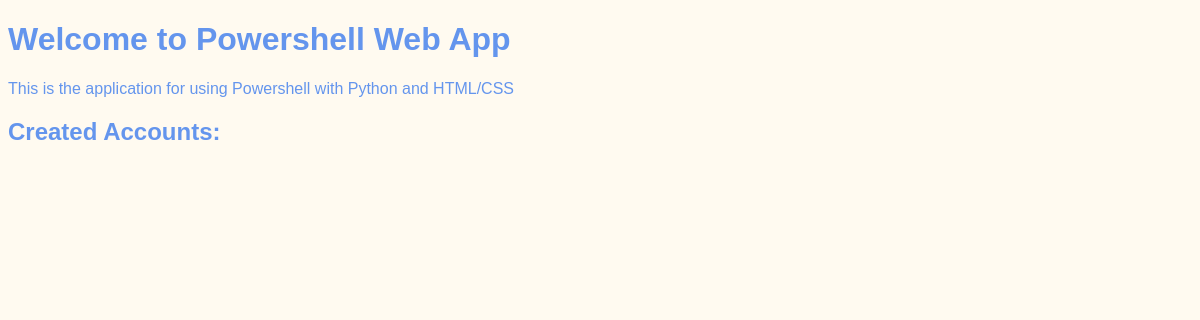
/, run on an earlier commit of the app's database.
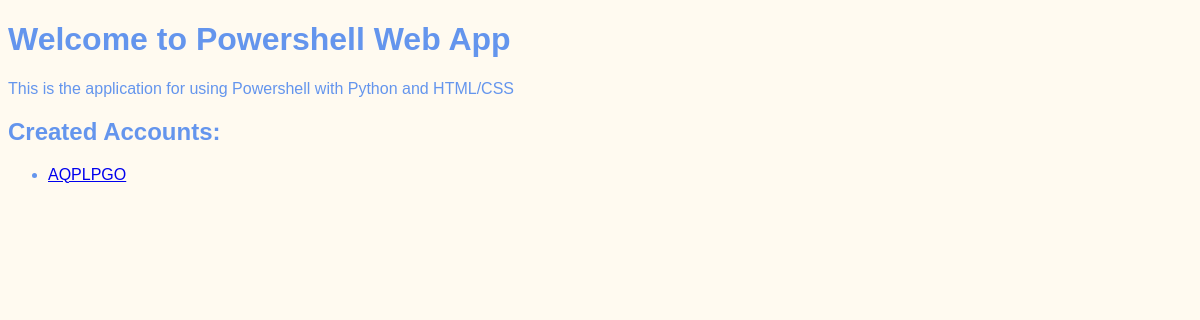
And on a later commit of the database.
### NonPrimaryADAccounts/models.py (models this page shows, shortened)
class NonPrimaryADAccount(models.Model):
    PrimaryID = models.CharField(max_length=30)
    SecondaryID = models.CharField(max_length=30)
    FirstName = models.CharField(max_length=200)
    Surname = models.CharField(max_length=200)
    EmailAddress = models.EmailField(max_length=200)
    JobTitle = models.CharField(max_length=200)
    Department = models.CharField(max_length=200)
    Company = models.CharField(max_length=200)
    Manager = models.CharField(max_length=200)
    ManagerID = models.CharField(max_length=30)
    CreatedAt = models.DateField()

### website/views.py (the view)
# urls.py: path('', views.welcome, name="welcome"),
def welcome(request):
    return render(request, "website/welcome.html",
                    {"non_primary_ad_accounts": NonPrimaryADAccount.objects.all()})

### website/templates/website/welcome.html (shortened to what this page needs)
{% extends "base.html" %}
{% block content %}
    <h1>Welcome to Powershell Web App</h1>
    <p>This is the application for using Powershell with Python and HTML/CSS</p>
    <h2>Created Accounts:</h2>
    <ul>
        {% for non_primary_ad_account in non_primary_ad_accounts %}
            <li>
                <a href="{% url 'detail' non_primary_ad_account.id %}">
                    {{non_primary_ad_account.SecondaryID}}
                </a>
            </li>
        {% endfor %}
    </ul>
{% endblock %}

What changed in the data, as far as the page shows it:
added NonPrimaryADAccount: SecondaryID "AQPLPGO"
